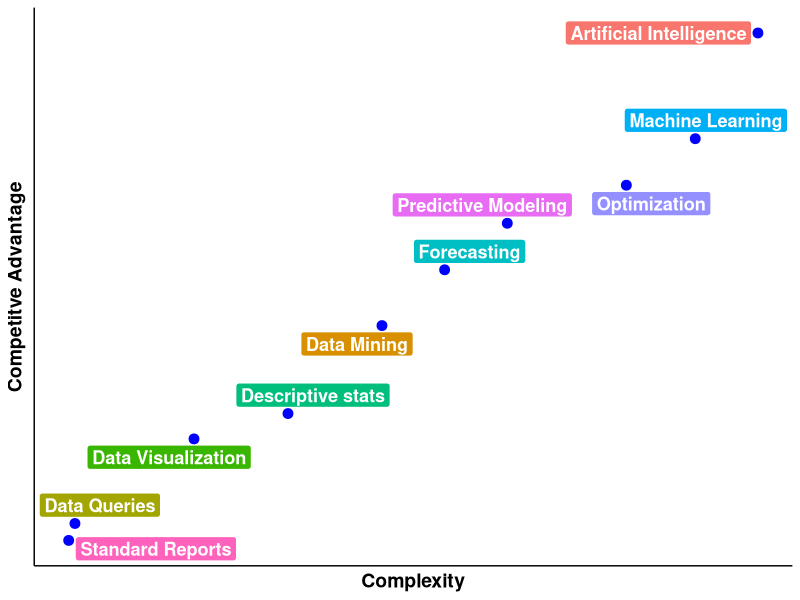

The R source for this figure:
library(ggplot2)
library(ggthemes)
library(ggrepel)
data=read.csv("graph.csv",header = T)
attach(data)
p=ggplot(data,aes(x,y))+geom_point(colour = "blue",size=3)+theme(axis.ticks=element_blank(),axis.title=element_text(size=14,face="bold"),axis.text.x=element_blank(),panel.grid.major = element_blank(),
                                           panel.grid.minor = element_blank(),
                                           axis.text.y=element_blank(),panel.background = element_blank(),axis.line = element_line(colour = "black"))+xlab("Complexity")+ylab("Competitve Advantage")#+geom_text(aes(x,y,label = label)) 
p+geom_label_repel(label=label,aes(fill = factor(label)), colour = "white", fontface = "bold",size=4.6)+guides(fill=FALSE)

  
